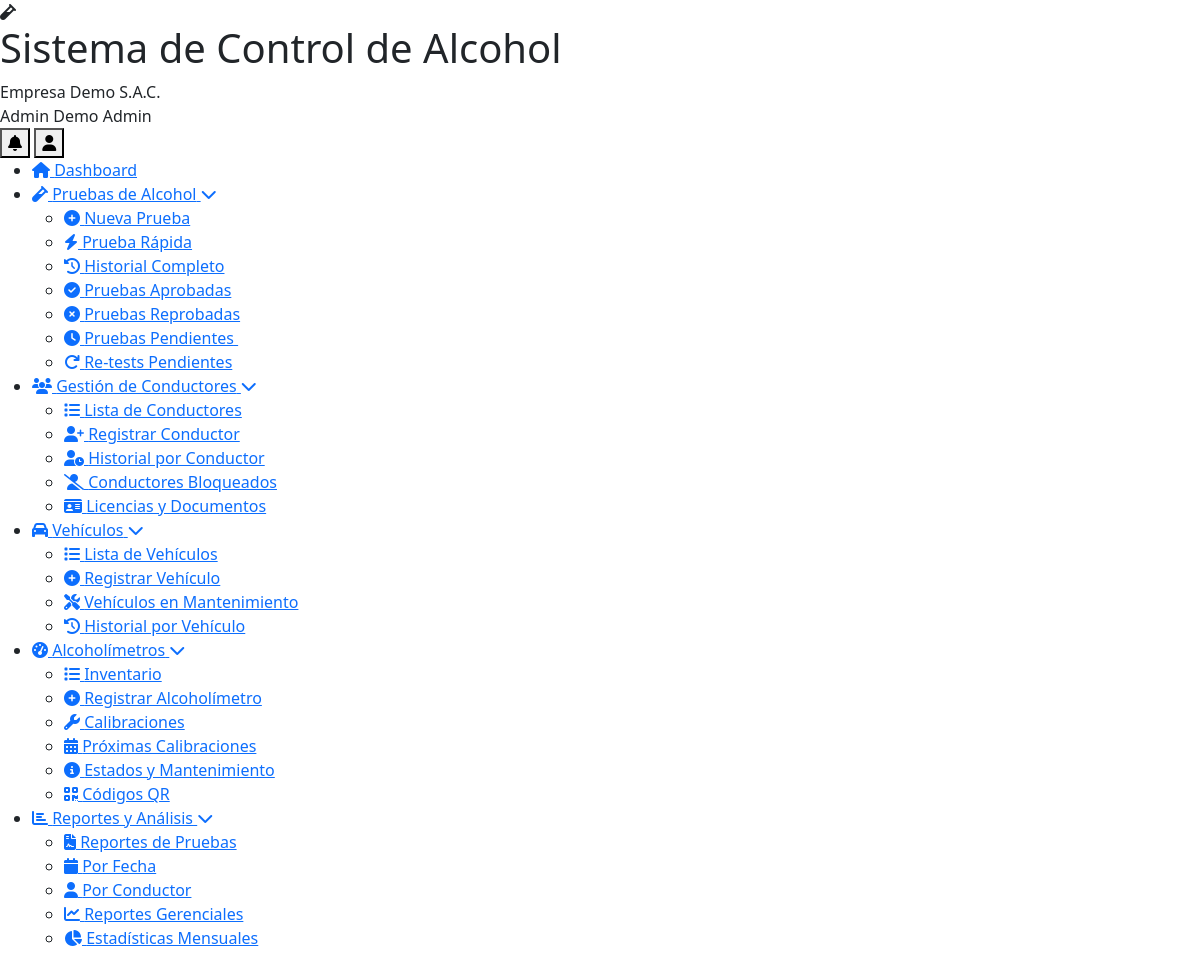
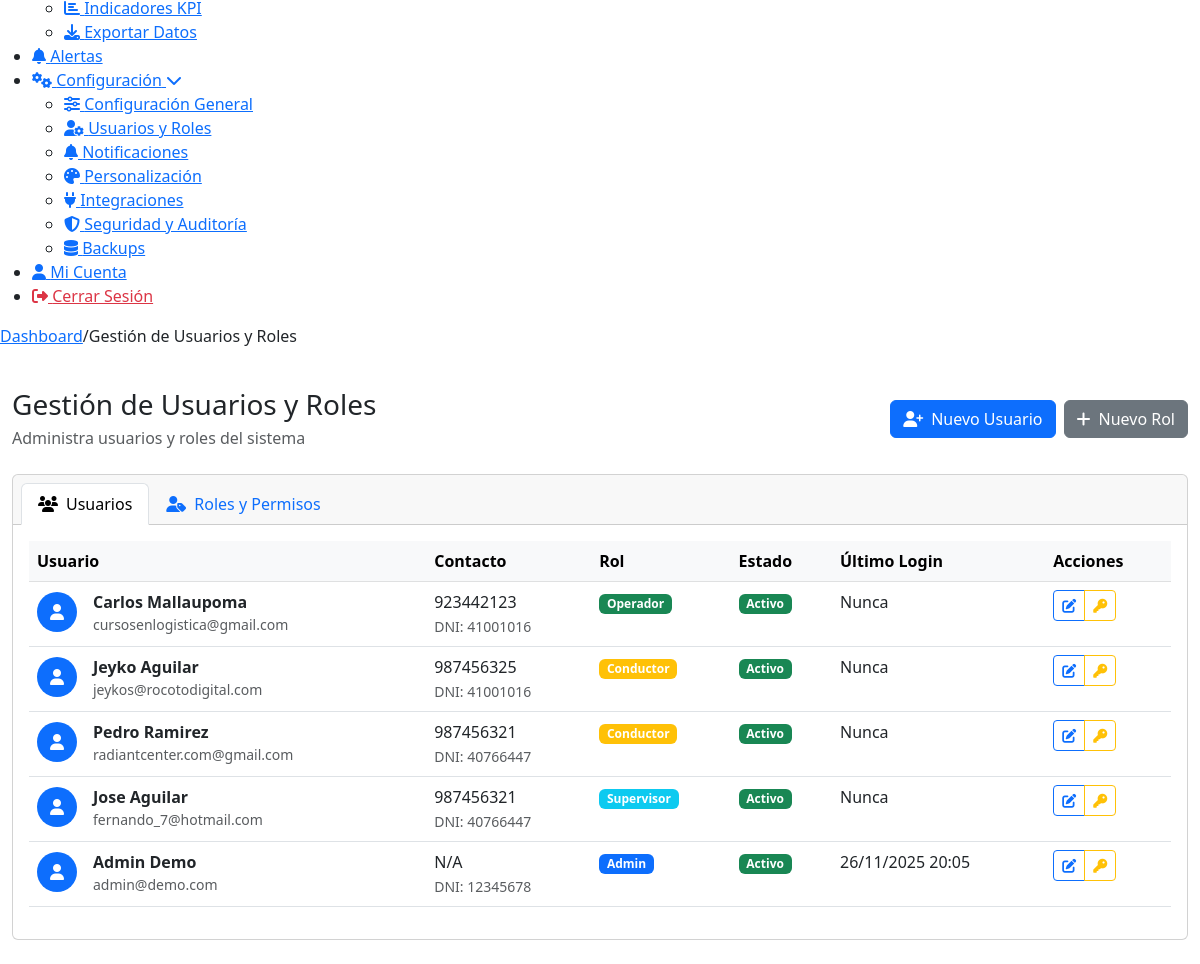
The page /usuarios.php (signed in) on the database its author committed (2 pictures, top to bottom).
### tables this page shows
CREATE TABLE `usuarios` (
  `id` int(11) NOT NULL,
  `cliente_id` int(11) DEFAULT NULL,
  `nombre` varchar(100) NOT NULL,
  `apellido` varchar(100) DEFAULT NULL,
  `email` varchar(255) NOT NULL,
  `password` varchar(255) NOT NULL,
  `telefono` varchar(20) DEFAULT NULL,
  `dni` varchar(15) DEFAULT NULL,
  `rol` enum('super_admin','admin','supervisor','operador','conductor','auditor') NOT NULL,
  `foto_perfil` varchar(255) DEFAULT NULL,
  `estado` tinyint(1) DEFAULT 1,
  `ultimo_login` timestamp NULL DEFAULT NULL,
  `token_recuperacion` varchar(100) DEFAULT NULL,
  `fecha_expiracion_token` datetime DEFAULT NULL,
  `intentos_login` int(11) DEFAULT 0,
  `bloqueado_hasta` datetime DEFAULT NULL,
  `fecha_creacion` timestamp NULL DEFAULT current_timestamp()
);

CREATE TABLE `clientes` (
  `id` int(11) NOT NULL,
  `nombre_empresa` varchar(255) NOT NULL,
  `ruc` varchar(20) NOT NULL,
  `direccion` text DEFAULT NULL,
  `telefono` varchar(20) DEFAULT NULL,
  `email_contacto` varchar(255) DEFAULT NULL,
  `plan_id` int(11) NOT NULL,
  `logo` varchar(255) DEFAULT NULL,
  `color_primario` varchar(7) DEFAULT '#2196F3',
  `color_secundario` varchar(7) DEFAULT '#1976D2',
  `fecha_registro` timestamp NULL DEFAULT current_timestamp(),
  `fecha_vencimiento` date DEFAULT NULL,
  `estado` enum('activo','inactivo','suspendido','prueba') DEFAULT 'prueba',
  `token_api` varchar(100) DEFAULT NULL,
  `modo_demo` tinyint(1) DEFAULT 1
);

### includes/Database.php (called while the page is built, shortened)
<?php
class Database {
    private $host = DB_HOST;
    private $db_name = DB_NAME;
    private $username = DB_USER;
    private $password = DB_PASS;
    public $conn;
    public function getConnection() {
        $this->conn = null;
        try {
            $this->conn = new PDO(
                "mysql:host=" . $this->host . ";dbname=" . $this->db_name,
                $this->username,
                $this->password
            );
            $this->conn->exec("set names utf8");
            $this->conn->setAttribute(PDO::ATTR_ERRMODE, PDO::ERRMODE_EXCEPTION);
        } catch(PDOException $exception) {
            error_log("Error de conexión: " . $exception->getMessage());
            return false;
        }
        return $this->conn;
    }
    public function fetchOne($query, $params = []) {
        try {
            $stmt = $this->conn->prepare($query);
            $stmt->execute($params);
            return $stmt->fetch(PDO::FETCH_ASSOC);
        } catch (PDOException $e) {
            error_log("Error en fetchOne: " . $e->getMessage());
            return false;
        }
    }
    public function fetchAll($query, $params = []) {
        try {
            $stmt = $this->conn->prepare($query);
            $stmt->execute($params);
            return $stmt->fetchAll(PDO::FETCH_ASSOC);
        } catch (PDOException $e) {
            error_log("Error en fetchAll: " . $e->getMessage());
            return false;
        }
    }
}
?>

### usuarios.php (the view, shortened to what this page needs)
<?php
require_once __DIR__ . '/includes/Database.php';
$breadcrumbs = [
    'index.php' => 'Dashboard',
    'usuarios.php' => 'Gestión de Usuarios y Roles'
];
require_once __DIR__ . '/includes/header.php';
if (!defined('BOOTSTRAP_LOADED')) {
    echo '
    <link href="https://cdn.jsdelivr.net/npm/bootstrap@5.3.0/dist/css/bootstrap.min.css" rel="stylesheet">
    <link rel="stylesheet" href="https://cdnjs.cloudflare.com/ajax/libs/font-awesome/6.4.0/css/all.min.css">
    <script src="https://cdn.jsdelivr.net/npm/bootstrap@5.3.0/dist/js/bootstrap.bundle.min.js"></script>
    ';
}
$db = new Database();
$cliente_id = $_SESSION['cliente_id'] ?? 0;
try {
    $usuarios = $db->fetchAll("
        SELECT u.*, c.nombre_empresa
        FROM usuarios u
        LEFT JOIN clientes c ON u.cliente_id = c.id
        WHERE u.cliente_id = ?
        ORDER BY u.fecha_creacion DESC
    ", [$cliente_id]);
} catch (Exception $e) {
    echo "<div class='alert alert-danger'>Error en consulta: " . $e->getMessage() . "</div>";
    $usuarios = [];
}
?>
<div class="container-fluid py-4">
    <div class="d-flex justify-content-between align-items-center mb-4">
        <div>
            <h1 class="h3 mb-1">Gestión de Usuarios y Roles</h1>
            <p class="text-muted mb-0">Administra usuarios y roles del sistema</p>
        </div>
        <div class="d-flex gap-2">
            <button class="btn btn-primary" data-bs-toggle="modal" data-bs-target="#modal-crear-usuario">
                <i class="fas fa-user-plus me-2"></i>Nuevo Usuario
            </button>
            <button class="btn btn-secondary" data-bs-toggle="modal" data-bs-target="#modal-crear-rol">
                <i class="fas fa-plus me-2"></i>Nuevo Rol
            </button>
        </div>
    </div>
    <div class="card">
        <div class="card-header">
            <ul class="nav nav-tabs card-header-tabs" id="myTab" role="tablist">
                <li class="nav-item" role="presentation">
                    <button class="nav-link active" id="usuarios-tab" data-bs-toggle="tab" data-bs-target="#usuarios" type="button" role="tab" aria-controls="usuarios" aria-selected="true">
                        <i class="fas fa-users me-2"></i>Usuarios
                    </button>
                </li>
                <li class="nav-item" role="presentation">
                    <button class="nav-link" id="roles-tab" data-bs-toggle="tab" data-bs-target="#roles" type="button" role="tab" aria-controls="roles" aria-selected="false">
                        <i class="fas fa-user-tag me-2"></i>Roles y Permisos
                    </button>
                </li>
            </ul>
        </div>
        <div class="card-body">
            <div class="tab-content" id="myTabContent">
                <div class="tab-pane fade show active" id="usuarios" role="tabpanel" aria-labelledby="usuarios-tab">
                    <?php if (empty($usuarios)): ?>
                    <div class="text-center py-5">
                        <div class="mb-4">
                            <i class="fas fa-users fa-3x text-muted"></i>
                        </div>
                        <h3 class="text-muted">No hay usuarios registrados</h3>
                        <p class="text-muted mb-4">Comienza agregando el primer usuario al sistema</p>
                        <button class="btn btn-primary" data-bs-toggle="modal" data-bs-target="#modal-crear-usuario">
                            <i class="fas fa-user-plus me-2"></i>Crear Primer Usuario
                        </button>
                    </div>
                    <?php else: ?>
                    <div class="table-responsive">
                        <table class="table table-hover">
                            <thead class="table-light">
                                <tr>
                                    <th>Usuario</th>
                                    <th>Contacto</th>
                                    <th>Rol</th>
                                    <th>Estado</th>
                                    <th>Último Login</th>
                                    <th>Acciones</th>
                                </tr>
                            </thead>
                            <tbody>
                                <?php foreach ($usuarios as $usuario): ?>
                                <tr>
                                    <td>
                                        <div class="d-flex align-items-center">
                                            <div class="avatar bg-primary text-white rounded-circle me-3 d-flex align-items-center justify-content-center" style="width: 40px; height: 40px;">
                                                <i class="fas fa-user"></i>
                                            </div>
                                            <div>
                                                <strong><?php echo htmlspecialchars($usuario['nombre'] . ' ' . $usuario['apellido']); ?></strong>
                                                <div class="text-muted small"><?php echo htmlspecialchars($usuario['email']); ?></div>
                                            </div>
                                        </div>
                                    </td>
                                    <td>
                                        <div><?php echo htmlspecialchars($usuario['telefono'] ?? 'N/A'); ?></div>
                                        <small class="text-muted">DNI: <?php echo htmlspecialchars($usuario['dni'] ?? 'N/A'); ?></small>
                                    </td>
                                    <td>
                                        <?php
                                        $badge_class = [
                                            'super_admin' => 'bg-danger',
                                            'admin' => 'bg-primary',
                                            'supervisor' => 'bg-info',
                                            'operador' => 'bg-success',
                                            'conductor' => 'bg-warning',
                                            'auditor' => 'bg-secondary'
                                        ][$usuario['rol']] ?? 'bg-secondary';
                                        ?>
                                        <span class="badge <?php echo $badge_class; ?>">
                                            <?php echo ucfirst(str_replace('_', ' ', $usuario['rol'])); ?>
                                        </span>
                                    </td>
                                    <td>
                                        <span class="badge <?php echo ($usuario['estado'] ?? 0) == 1 ? 'bg-success' : 'bg-danger'; ?>">
                                            <?php echo ($usuario['estado'] ?? 0) == 1 ? 'Activo' : 'Inactivo'; ?>
                                        </span>
                                    </td>
                                    <td>
                                        <?php echo $usuario['ultimo_login'] ? date('d/m/Y H:i', strtotime($usuario['ultimo_login'])) : 'Nunca'; ?>
                                    </td>
                                    <td>
                                        <div class="btn-group">
                                            <button class="btn btn-sm btn-outline-primary"
                                                    onclick="cargarDatosEditarUsuario(
                                                        <?php echo $usuario['id']; ?>,
                                                        '<?php echo addslashes($usuario['nombre']); ?>',
                                                        '<?php echo addslashes($usuario['apellido'] ?? ''); ?>',
                                                        '<?php echo addslashes($usuario['email']); ?>',
                                                        '<?php echo addslashes($usuario['telefono'] ?? ''); ?>',
                                                        '<?php echo addslashes($usuario['dni'] ?? ''); ?>',
                                                        '<?php echo addslashes($usuario['rol']); ?>',
                                                        <?php echo $usuario['estado']; ?>
                                                    )">
                                                <i class="fas fa-edit"></i>
                                            </button>
                                            <button class="btn btn-sm btn-outline-warning"
                                                    onclick="cargarDatosCambiarPassword(<?php echo $usuario['id']; ?>, '<?php echo addslashes($usuario['nombre']); ?>')">
                                                <i class="fas fa-key"></i>
                                            </button>
                                        </div>
                                    </td>
                                </tr>
                                <?php endforeach; ?>
                            </tbody>
                        </table>
                    </div>
                    <?php endif; ?>
                </div>
            </div>
        </div>
    </div>
</div>
<?php
require_once __DIR__ . '/includes/footer.php';
?>

### includes/header.php (shortened to what this page needs)
<?php
$database = new Database();
$user_id = $_SESSION['user_id'] ?? null;
$user_query = $database->fetchOne("
    SELECT u.*, c.nombre_empresa, c.logo, c.color_primario, c.color_secundario, p.nombre_plan
    FROM usuarios u
    LEFT JOIN clientes c ON u.cliente_id = c.id
    LEFT JOIN planes p ON c.plan_id = p.id
    WHERE u.id = ?
", [$user_id]);
?>
<!DOCTYPE html>
<html lang="es">
<head>
	<link rel="stylesheet" href="<?php echo BASE_URL; ?>/assets/css/simple-style.css">
    <link rel="stylesheet" href="<?php echo BASE_URL; ?>/assets/css/responsive.css">
	<link rel="stylesheet" href="<?php echo BASE_URL; ?>/assets/css/dashboard-enhancements.css">
    <link href="https://cdnjs.cloudflare.com/ajax/libs/font-awesome/6.0.0/css/all.min.css" rel="stylesheet">
</head>
<body>
    <div class="app-container">
        <header class="app-header">
            <div class="header-content">
                <div class="brand-section">
                    <?php if (!empty($user_query['logo'])): ?>
                    <img src="<?php echo BASE_URL . '/assets/uploads/' . $user_query['logo']; ?>" alt="Logo" class="brand-logo">
                    <?php else: ?>
                    <div class="brand-logo default-logo">
                        <i class="fas fa-vial"></i>
                    </div>
                    <?php endif; ?>
                    <div class="brand-text">
                        <h1 class="app-name"><?php echo SITE_NAME; ?></h1>
                        <span class="client-name"><?php echo htmlspecialchars($user_query['nombre_empresa'] ?? 'Empresa'); ?></span>
                    </div>
                </div>
                <div class="user-menu">
                    <div class="user-info">
                        <span class="user-name"><?php echo htmlspecialchars(($user_query['nombre'] ?? 'Usuario') . ' ' . ($user_query['apellido'] ?? 'Sistema')); ?></span>
                        <span class="user-role"><?php echo ucfirst(str_replace('_', ' ', $user_query['rol'] ?? 'usuario')); ?></span>
                    </div>
                    <div class="user-actions">
                        <button class="btn-icon" onclick="toggleNotifications()">
                            <i class="fas fa-bell"></i>
                        </button>
                        <button class="btn-icon" onclick="toggleUserMenu()">
                            <i class="fas fa-user"></i>
                        </button>
                    </div>
                </div>
            </div>
        </header>
        <div class="main-content">
            <?php include 'includes/sidebar.php'; ?>
            <main class="content-area">
                <div class="content-header">
                    <div class="breadcrumb">
                        <?php
                        if (!empty($breadcrumbs)) {
                            $last_key = array_key_last($breadcrumbs);
                            foreach ($breadcrumbs as $key => $crumb) {
                                if ($key === $last_key) {
                                    echo '<span class="breadcrumb-text">' . htmlspecialchars($crumb) . '</span>';
                                } else {
                                    echo '<a href="' . $key . '" class="breadcrumb-link">' . htmlspecialchars($crumb) . '</a>';
                                    echo '<span class="breadcrumb-separator">/</span>';
                                }
                            }
                        }
                        ?>
                    </div>
                </div>
                <div class="content-body">

### rows shown on the page
usuarios: cliente.nombre_empresa "Empresa Demo S.A.C.", nombre+apellido "Admin Demo", rol "Admin", email "admin@demo.com", telefono "N/A", dni "12345678", estado "Activo", ultimo_login "26/11/2025 20:05"
usuarios: nombre+apellido "Carlos Mallaupoma", email "cursosenlogistica@gmail.com", telefono "923442123", dni "41001016", rol "Operador", estado "Activo", shows "Nunca"
usuarios: nombre+apellido "Jeyko Aguilar", email "jeykos@rocotodigital.com", telefono "987456325", dni "41001016", rol "Conductor", estado "Activo", shows "Nunca"
usuarios: nombre+apellido "Pedro Ramirez", email "radiantcenter.com@gmail.com", telefono "987456321", dni "40766447", rol "Conductor", estado "Activo", shows "Nunca"
usuarios: nombre+apellido "Jose Aguilar", email "fernando_7@hotmail.com", telefono "987456321", dni "40766447", rol "Supervisor", estado "Activo", shows "Nunca"

### other values the page prints
SITE_NAME "Sistema de Control de Alcohol"
$crumb "Dashboard"
$crumb "Gestión de Usuarios y Roles"
